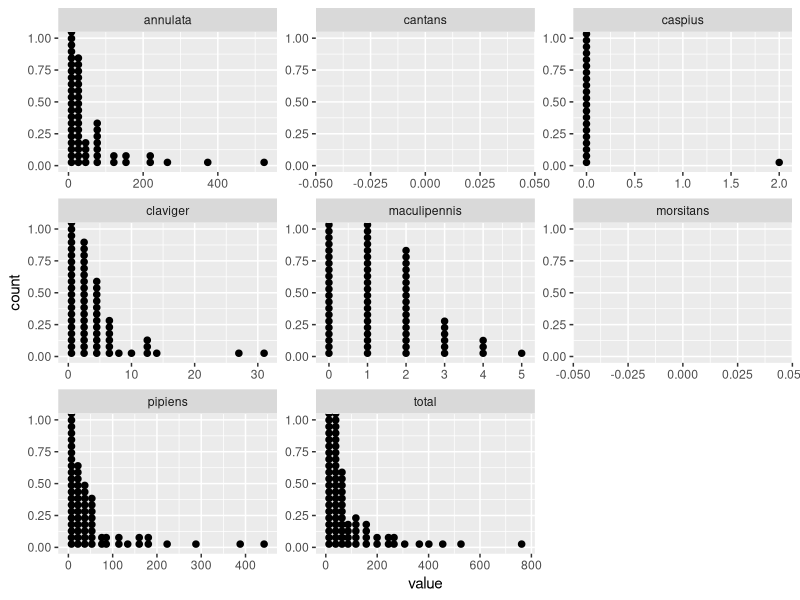
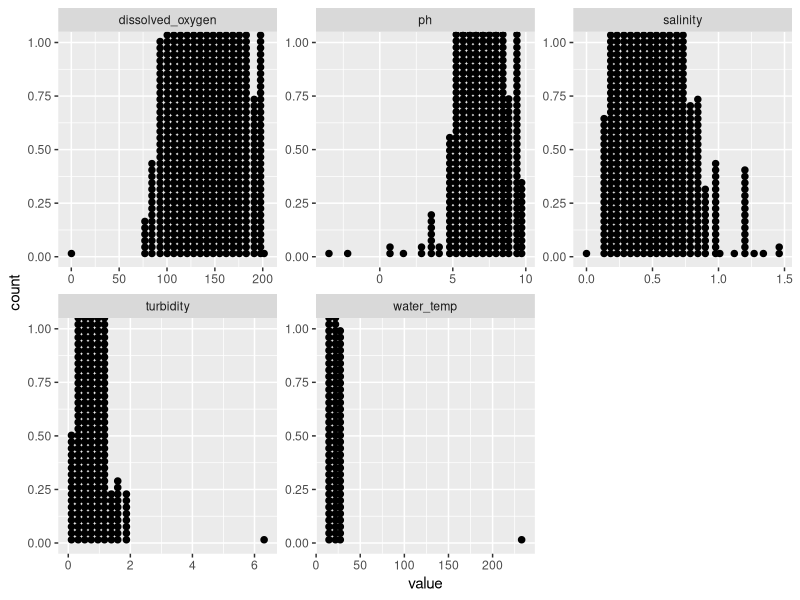
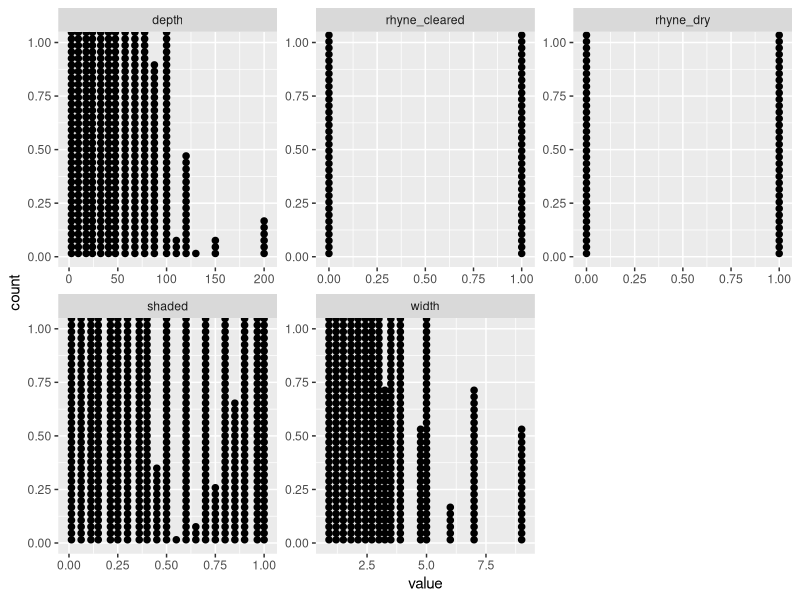

These figures' R source, in order:
library(tidyverse)

df <- read_csv("data/full-data.csv")

rawdat <- read_csv("boral_data.csv")
rawdat$uid = 1:nrow(rawdat)


# convenience functions 

qhist <- function(df) {
  df %>%
    keep(is.numeric) %>% 
    gather() %>% 
    ggplot(aes(value)) +
    facet_wrap(~ key, scales = "free") +
    geom_histogram()
}

qdot <- function(df) {
  df %>%
    keep(is.numeric) %>% 
    gather() %>% 
    ggplot(aes(value)) +
    facet_wrap(~ key, scales = "free") +
    geom_dotplot()
  
}


# location ----------------------------------------------------------------

loc <- rawdat %>% 
  # select 
  select(uid,
         site,
         plot,
         year,
         season,
         location, 
         management,
         dip_point, ) %>%
  # factor them
  mutate(site = site %>% as.factor,
         plot = plot %>% as.factor,
         year = year %>% as.factor,
         season = season %>% as.factor,
         dip_point = dip_point %>% as.factor,
         management = if_else(management == 1, "Tier1", "Tier3") %>% as.factor)


# abundance ---------------------------------------------------------------

abun <- rawdat %>% 
  select(
    total = totals_n_larvae,
    pipiens = totals_n_cx_pipiens,
    maculipennis = totals_n_an_maculipennis,
    claviger = totals_n_an_claviger,
    annulata = totals_n_cs_annulata,
    morsitans = totals_n_cs_morsitans,
    cantans = totals_n_oc_annulipes_cantans,
    caspius = totals_n_oc_caspius
  )

qdot(abun)


# water chemistry ---------------------------------------------------------

wchem <- rawdat %>% 
  select(
    turbidity,
    salinity,
    water_temp = water_temperature_c,
    dissolved_oxygen,
    ph = p_h_probe
  ) %>% 
  mutate_all(as.numeric)

# some outliers
qdot(wchem)

wchem <- # fixed outliers
  wchem %>% mutate(
    turbidity = ifelse(turbidity > 3, NA, turbidity),
    water_temp = ifelse(water_temp > 40, NA, water_temp),
    ph = ifelse(ph < 0, NA, ph),
    dissolved_oxygen = ifelse(dissolved_oxygen < 50, NA, dissolved_oxygen)
  ) 


# structure ---------------------------------------------------------------

struc <- rawdat %>% 
  select(
    rhyne_dry,
    rhyne_cleared,
    exposure,
    landcover,
    width = average_width_m,
    depth = av_depth_centre_cm,
    shaded = percentage_water_shaded
  ) %>% 
  mutate_at(vars(-landcover), as.numeric) %>% 
  mutate(exposure = exposure %>% as.character,
         shaded = ifelse(shaded > 100, NA, shaded/100))

qdot(struc)

# vegetation --------------------------------------------------------------

vegrem <- function(x) {
  y = str_remove(x, "central_")
  z = str_remove(y, "_percent")
  return(z)
}

veg <- rawdat %>% 
  select(starts_with("central_cover")) %>% 
  rename_all(vegrem) %>% 
  mutate_all(~ ./100)


# bind and pivot ----------------------------------------------------------

data <- bind_cols(loc, abun, struc, wchem, veg) 

tidydata <- 
  data %>% 
  pivot_longer(cols = colnames(abun)[-1],
               names_to = "species",
               values_to = "abundance")



df %>% select()


